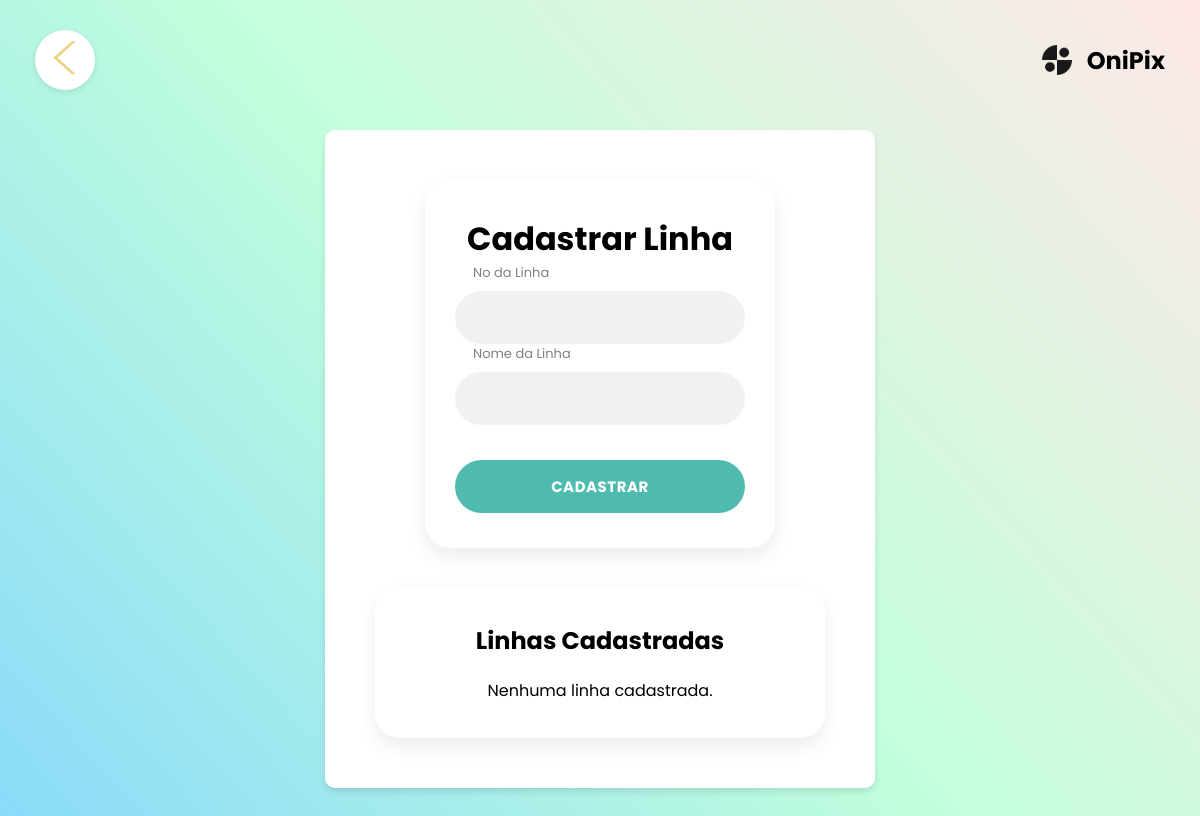
The page /empresa/add_linha/ on the database as committed earlier.
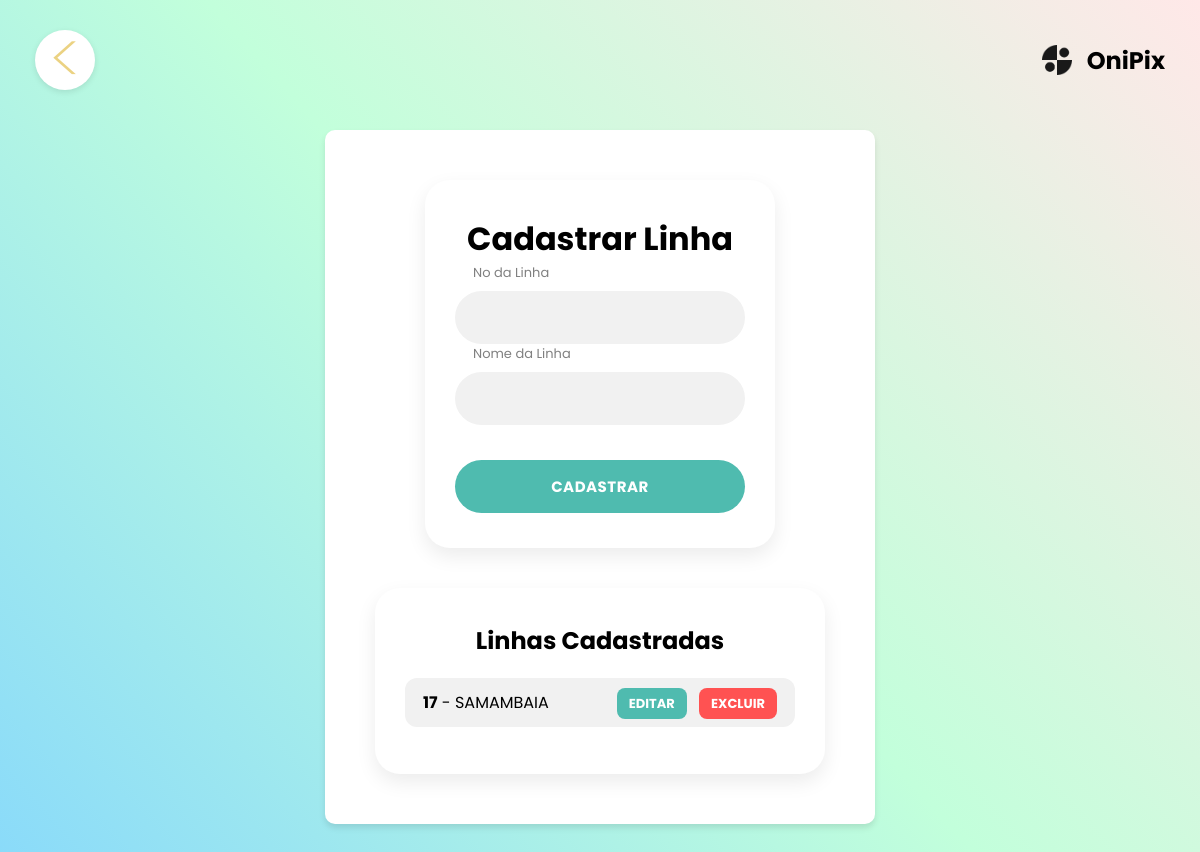
The same page on the database as committed later.
### app_empresa/models.py (models this page shows, shortened)
class Linha(models.Model):
  idLinha = models.IntegerField(primary_key=True)
  nomeLinha = models.CharField(max_length=100)

### app_empresa/views.py (the view)
# urls.py: path('add_linha/', views.add_linha, name='add_linha'),
def add_linha(request):
    if request.method == 'POST':
        form = LinhaForm(request.POST or None,request.FILES)
        if form.is_valid():
            linha = form.save(commit=False)
            linha.nomeLinha = linha.nomeLinha.upper()
            linha.save()
            messages.success(request, "Linha Cadastrada com Sucesso!")
            return redirect('add_linha')
    else:
        form = LinhaForm()
    linhas = Linha.objects.all().order_by('idLinha')
    context = {
        'form':form,
        'linhas':linhas,
        'previous_url': '/empresa/dashboard/',
        'next_url': '/add_motorista/'
    }
    return render(request, 'add_linha.html',context)

### app_empresa/forms.py (shortened to what this page needs)
class LinhaForm(forms.ModelForm):
  class Meta:
    model = Linha
    fields = ['idLinha','nomeLinha']
    widgets = {
            'idLinha': forms.NumberInput(attrs={'class': 'login-input'}),
            'nomeLinha': forms.TextInput(attrs={'class': 'login-input'}),
        }

### app_empresa/templates/add_linha.html (shortened to what this page needs)
{% extends 'base_page.html' %}
{% block content %}
<div class="container-flex">
    <div class="card-login">
        {% if form.instance.pk %}
        <h1 style="text-align: center;">Editar Linha</h1>
        {% else %}
        <h1 style="text-align: center;">Cadastrar Linha</h1>
        {% endif %}
        <form method="POST"
            action="{% if form.instance.pk %}{% url 'editar_linha' form.instance.pk %}{% else %}{% url 'add_linha' %}{% endif %}">
            <div class="form-group">
                <label for="idLinha">No da Linha</label>
                {{ form.idLinha }}
                <label for="nomeLinha">Nome da Linha</label>
                {{ form.nomeLinha }}
            </div>
            <button type="submit" class="btn-login">
                {% if form.instance.pk %}Atualizar{% else %}Cadastrar{% endif %}
            </button>
        </form>
    </div>
    <div class="card-lista">
        <h2 style="text-align: center;">Linhas Cadastradas</h2>
        <ul class="linha-lista">
            {% for linha in linhas %}
            <li class="linha-item">
                <span><strong>{{ linha.idLinha }}</strong> - {{ linha.nomeLinha }}</span>
                <div class="linha-actions">
                    <a href="{% url 'editar_linha' linha.idLinha %}" class="btn-editar">Editar</a>
                    <a href="{% url 'excluir_linha' linha.idLinha %}" class="btn-excluir"
                        onclick="return confirm('Tem certeza que deseja excluir esta linha?');">Excluir</a>
                </div>
            </li>
            {% empty %}
            <li>Nenhuma linha cadastrada.</li>
            {% endfor %}
        </ul>
    </div>
</div>
{% endblock %}

Rows that differ between the two databases and show on the page:
added Linha: idLinha "17", nomeLinha "SAMAMBAIA"
Other text that changed with them:
text no longer shown: "Nenhuma linha cadastrada."
